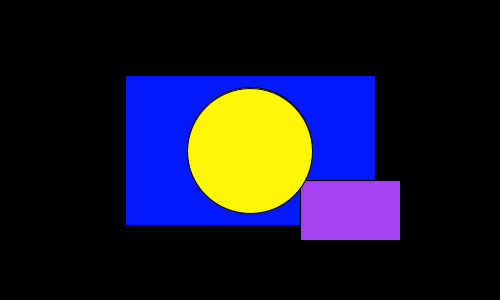
Frame 1 (no input)
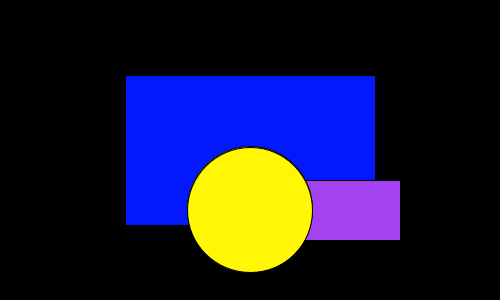
Frame 60 (the mouse pressed at the canvas centre just before this capture)
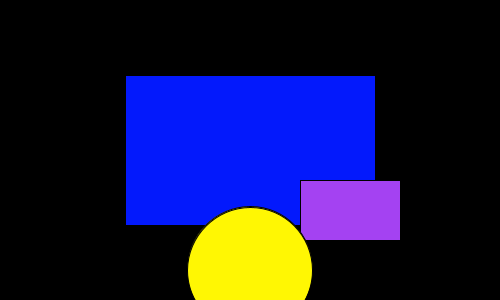
Frame 120 (the mouse held since frame 60 and released just before this capture)

The Processing sketch that drew these frames (run headless with seeded random() and noise(); from frame 60 on, the mouse is pressed at the canvas centre):

// Processing sketch: Abstract_TwoExtendedClassAccessModifiers
// ── Abstract_TwoExtendedClassAccessModifiers.pde
// Global Variables
private ArrayList<Shape> shapes = new ArrayList<Shape>();
private Circle cHex;

public void setup() {
  size(500, 300);

  Rectangle rHex = new Rectangle (width*1/4, height*1/4, width*2/4, height*2/4, #0319FC);
  Rectangle rRGB = new Rectangle (width*3/5, height*3/5, width*1/5, height*1/5, color(random(255), random(255), random(255)) );
  cHex = new Circle(width*1/2, height*1/2, width*1/4, width*1/4, #FFF703);

  shapes.add(rHex);
  shapes.add(rRGB);
  shapes.add(cHex);
}

public void draw() {
  background(0);
  for (int i=0; i<shapes.size(); i++) {
    shapes.get(i).draw();
  }
  cHex.step();
  shapes.get(2).draw();
}

private abstract class Shape {
  public float x;
  public float y;
  public float w;
  public float h;
  //Mistake with hierarchy variables

  private Shape (float xParameter, float yParameter, float wParameter, float hParameter) {
    this.x = xParameter;
    this.y = yParameter;
    this.w = wParameter;
    this.h = hParameter;
  }//End Constructor

  public abstract void draw();
}//End class Shape

// ── Circle.pde
private class Circle extends Shape {
  //Variables
  private color colour; 

  private Circle(float x, float y, float w, float h, color c) {
    super(x, y, w, h);
    this.colour = c;
  }//End Constructor

  public void draw() {
    fill(colour);
    ellipse(x, y, w, h);
  }//End draw()

  private void step() {
    y++;
  }//End step()
  
}//End class Circle

// ── Rectangle.pde
private class Rectangle extends Shape {
  //Varaibles
  private color colour;

  //Constructor
  private Rectangle(float x, float y, float w, float h, color c) {
    super(x, y, w, h);
    this.colour = c;
  }//End Constructor

  public void draw() {
    fill(colour);
    rect(x, y, w, h);
  }//End draw()
}//End clas Rectangle
